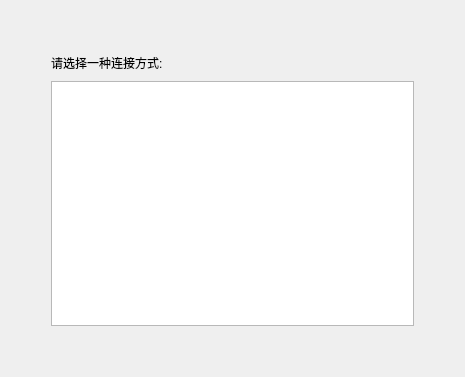
<?xml version="1.0" encoding="UTF-8"?>
<ui version="4.0">
 <class>Window::MyListDialog</class>
 <widget class="QDialog" name="Window::MyListDialog">
  <property name="geometry">
   <rect>
    <x>0</x>
    <y>0</y>
    <width>465</width>
    <height>377</height>
   </rect>
  </property>
  <property name="windowTitle">
   <string>MyListDialog</string>
  </property>
  <layout class="QGridLayout" name="gridLayout" rowstretch="0,1,10,0" columnstretch="0,10,0">
   <item row="2" column="2">
    <spacer name="horizontalSpacer_2">
     <property name="orientation">
      <enum>Qt::Horizontal</enum>
     </property>
     <property name="sizeHint" stdset="0">
      <size>
       <width>40</width>
       <height>20</height>
      </size>
     </property>
    </spacer>
   </item>
   <item row="2" column="0">
    <spacer name="horizontalSpacer">
     <property name="orientation">
      <enum>Qt::Horizontal</enum>
     </property>
     <property name="sizeHint" stdset="0">
      <size>
       <width>40</width>
       <height>20</height>
      </size>
     </property>
    </spacer>
   </item>
   <item row="1" column="1">
    <widget class="QLabel" name="label">
     <property name="text">
      <string>请选择一种连接方式: </string>
     </property>
    </widget>
   </item>
   <item row="3" column="1">
    <spacer name="verticalSpacer">
     <property name="orientation">
      <enum>Qt::Vertical</enum>
     </property>
     <property name="sizeHint" stdset="0">
      <size>
       <width>20</width>
       <height>40</height>
      </size>
     </property>
    </spacer>
   </item>
   <item row="2" column="1">
    <widget class="QListWidget" name="listWidget"/>
   </item>
   <item row="0" column="1">
    <spacer name="verticalSpacer_2">
     <property name="orientation">
      <enum>Qt::Vertical</enum>
     </property>
     <property name="sizeHint" stdset="0">
      <size>
       <width>20</width>
       <height>40</height>
      </size>
     </property>
    </spacer>
   </item>
  </layout>
 </widget>
 <resources/>
 <connections/>
</ui>
